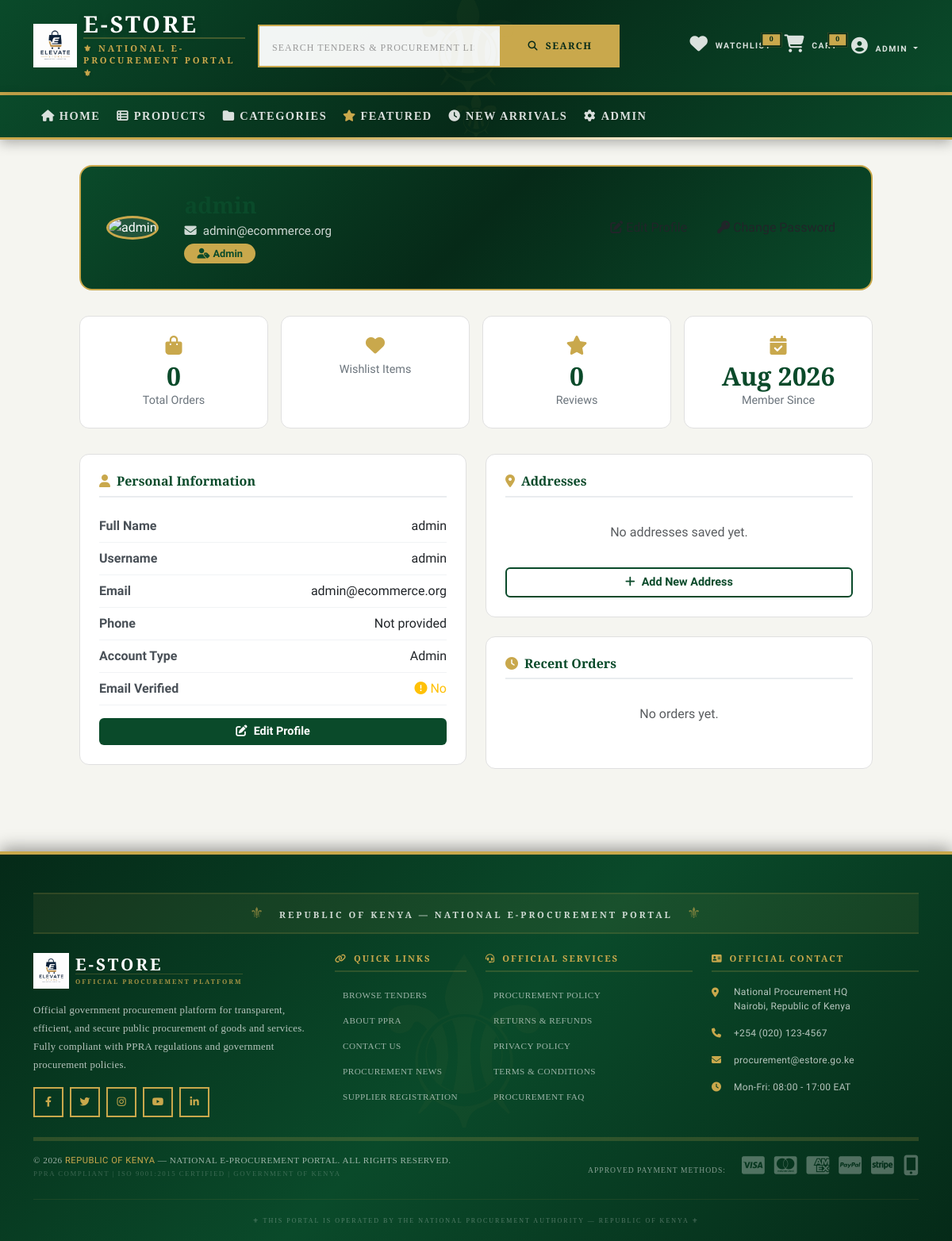
The page /accounts/profile/ (signed in) on the database its author committed.
### apps/accounts/models.py (models this page shows, shortened)
class User(AbstractUser):
    USER_TYPES = (
        ('customer', 'Customer'),
        ('vendor', 'Vendor'),
        ('admin', 'Admin'),
        ('moderator', 'Moderator'),
    )
    email = models.EmailField(unique=True)
    phone_number = models.CharField(
        max_length=15,
        validators=[RegexValidator(r'^\+?1?\d{9,15}$', 'Enter a valid phone number')],
        blank=True
    )
    user_type = models.CharField(max_length=20, choices=USER_TYPES, default='customer')
    profile_picture = models.ImageField(upload_to='users/profiles/', null=True, blank=True)
    bio = models.TextField(max_length=500, blank=True)
    address = models.TextField(blank=True)
    city = models.CharField(max_length=100, blank=True)
    state = models.CharField(max_length=100, blank=True)
    country = models.CharField(max_length=100, blank=True)
    postal_code = models.CharField(max_length=20, blank=True)
    is_email_verified = models.BooleanField(default=False)
    is_phone_verified = models.BooleanField(default=False)
    is_blocked = models.BooleanField(default=False)
    is_banned = models.BooleanField(default=False)
    last_login_ip = models.GenericIPAddressField(null=True, blank=True)
    created_at = models.DateTimeField(auto_now_add=True)
    updated_at = models.DateTimeField(auto_now=True)
    deleted_at = models.DateTimeField(null=True, blank=True)
    currency = models.CharField(max_length=3, default='KES')
    language = models.CharField(max_length=10, default='en')
    email_notifications = models.BooleanField(default=True)
    sms_notifications = models.BooleanField(default=False)
    store_name = models.CharField(max_length=200, blank=True)
    store_description = models.TextField(blank=True)
    store_logo = models.ImageField(upload_to='stores/logos/', null=True, blank=True)
    store_banner = models.ImageField(upload_to='stores/banners/', null=True, blank=True)
    is_store_active = models.BooleanField(default=False)
    business_license = models.CharField(max_length=100, blank=True)
    tax_id = models.CharField(max_length=100, blank=True)
    bank_account = models.CharField(max_length=100, blank=True)
    bank_name = models.CharField(max_length=100, blank=True)
    two_factor_enabled = models.BooleanField(default=False)
    device_tokens = models.JSONField(default=list, blank=True)
    failed_login_attempts = models.PositiveIntegerField(default=0)
    locked_until = models.DateTimeField(null=True, blank=True)
    verification_token = models.UUIDField(default=uuid.uuid4, editable=False, unique=True)
    reset_token = models.UUIDField(null=True, blank=True)
    reset_token_expires = models.DateTimeField(null=True, blank=True)
    groups = models.ManyToManyField(Group, related_name='custom_user_groups', blank=True)
    user_permissions = models.ManyToManyField(Permission, related_name='custom_user_permissions', blank=True)
    class Meta:
        ordering = ['-date_joined']
        indexes = [
            models.Index(fields=['email']),
            models.Index(fields=['username']),
            models.Index(fields=['phone_number']),
            models.Index(fields=['user_type']),
            models.Index(fields=['is_active', 'is_blocked']),
        ]
    @property
    def full_name(self):
        return f"{self.first_name} {self.last_name}".strip() or self.username
    @property
    def is_vendor(self):
        return self.user_type == 'vendor'

### apps/accounts/views.py (the view)
# urls.py: path('profile/', views.profile, name='profile'),
@login_required
def profile(request):
    user = request.user
    addresses = user.addresses.filter(is_active=True)
    orders = user.orders.all().order_by('-created_at')[:5]
    context = {
        'user': user,
        'addresses': addresses,
        'orders': orders,
    }
    return render(request, 'accounts/profile.html', context)

### apps/accounts/templates/accounts/profile.html (shortened to what this page needs)
{% extends 'base.html' %}
{% load static %}
{% block content %}
<div class="container">
    <div class="profile-container">
        <div class="profile-header">
            <div>
                {% if user.profile_picture %}
                    <img src="{{ user.profile_picture.url }}" alt="{{ user.full_name }}" class="avatar">
                {% else %}
                    <img src="{% static 'images/default-avatar.png' %}" alt="{{ user.full_name }}" class="avatar">
                {% endif %}
            </div>
            <div class="user-info">
                <h3>{{ user.full_name }}</h3>
                <div class="user-email"><i class="fas fa-envelope me-2"></i>{{ user.email }}</div>
                <span class="user-role">
                    <i class="fas fa-user-tag me-1"></i>{{ user.get_user_type_display }}
                </span>
            </div>
            <div class="user-actions">
                <a href="{% url 'accounts:edit_profile' %}" class="btn btn-edit">
                    <i class="fas fa-edit me-1"></i>Edit Profile
                </a>
                <a href="{% url 'accounts:change_password' %}" class="btn btn-edit-outline">
                    <i class="fas fa-key me-1"></i>Change Password
                </a>
            </div>
        </div>
        <div class="profile-stats">
            <div class="stat-item">
                <i class="fas fa-shopping-bag"></i>
                <h4>{{ user.orders.count }}</h4>
                <p>Total Orders</p>
            </div>
            <div class="stat-item">
                <i class="fas fa-heart"></i>
                <p>Wishlist Items</p>
            </div>
            <div class="stat-item">
                <i class="fas fa-star"></i>
                <h4>{{ user.reviews.count }}</h4>
                <p>Reviews</p>
            </div>
            <div class="stat-item">
                <i class="fas fa-calendar-check"></i>
                <h4>{{ user.date_joined|date:"M Y" }}</h4>
                <p>Member Since</p>
            </div>
        </div>
        <div class="row">
            <div class="col-md-6">
                <div class="profile-card">
                    <h6 class="card-title"><i class="fas fa-user"></i>Personal Information</h6>
                    <div class="info-item">
                        <span class="label">Full Name</span>
                        <span class="value">{{ user.full_name }}</span>
                    </div>
                    <div class="info-item">
                        <span class="label">Username</span>
                        <span class="value">{{ user.username }}</span>
                    </div>
                    <div class="info-item">
                        <span class="label">Email</span>
                        <span class="value">{{ user.email }}</span>
                    </div>
                    <div class="info-item">
                        <span class="label">Phone</span>
                        <span class="value">{{ user.phone_number|default:"Not provided" }}</span>
                    </div>
                    <div class="info-item">
                        <span class="label">Account Type</span>
                        <span class="value">{{ user.get_user_type_display }}</span>
                    </div>
                    <div class="info-item">
                        <span class="label">Email Verified</span>
                        <span class="value">
                            {% if user.is_email_verified %}
                                <span class="text-success"><i class="fas fa-check-circle"></i> Yes</span>
                            {% else %}
                                <span class="text-warning"><i class="fas fa-exclamation-circle"></i> No</span>
                            {% endif %}
                        </span>
                    </div>
                    <div class="mt-3">
                        <a href="{% url 'accounts:edit_profile' %}" class="btn btn-edit w-100">
                            <i class="fas fa-edit me-2"></i>Edit Profile
                        </a>
                    </div>
                </div>
            </div>
            <div class="col-md-6">
                <div class="profile-card">
                    <h6 class="card-title"><i class="fas fa-map-marker-alt"></i>Addresses</h6>
                    {% if addresses %}
                        {% for address in addresses|slice:":3" %}
                            <div class="info-item">
                                <span class="label">
                                    {% if address.is_default %}
                                        <span class="badge bg-success">Default</span>
                                    {% endif %}
                                    {{ address.address_type|title }}
                                </span>
                                <span class="value">
                                    {{ address.address_line1 }}, {{ address.city }}
                                    <br><small>{{ address.country }}</small>
                                </span>
                            </div>
                        {% endfor %}
                        {% if addresses.count > 3 %}
                            <div class="text-center mt-2">
                                <small class="text-muted">+{{ addresses.count|add:"-3" }} more addresses</small>
                            </div>
                        {% endif %}
                    {% else %}
                        <p class="text-muted text-center py-3">No addresses saved yet.</p>
                    {% endif %}
                    <div class="mt-3">
                        <a href="{% url 'accounts:add_address' %}" class="btn btn-edit-outline w-100">
                            <i class="fas fa-plus me-2"></i>Add New Address
                        </a>
                    </div>
                </div>
                <div class="profile-card">
                    <h6 class="card-title"><i class="fas fa-clock"></i>Recent Orders</h6>
                    {% if user.orders.all|slice:":3" %}
                        {% for order in user.orders.all|slice:":3" %}
                            <div class="info-item">
                                <span class="label">#{{ order.order_number }}</span>
                                <span class="value">
                                    <span class="badge bg-{{ order.status }}">
                                        {{ order.get_status_display }}
                                    </span>
                                    <br><small>KES {{ order.total_amount }}</small>
                                </span>
                            </div>
                        {% endfor %}
                        <div class="mt-3">
                            <a href="{% url 'orders:order_history' %}" class="btn btn-edit-outline w-100">
                                <i class="fas fa-list me-2"></i>View All Orders
                            </a>
                        </div>
                    {% else %}
                        <p class="text-muted text-center py-3">No orders yet.</p>
                    {% endif %}
                </div>
            </div>
        </div>
    </div>
</div>
{% endblock %}

### templates/includes/header.html (shortened to what this page needs)
{% load static %}
<header class="header bg-primary-green text-white border-bottom border-gold">
    <div class="container py-3">
        <div class="row align-items-center g-3">
            <div class="col-md-3 col-6">
                <a href="{% url 'products:home' %}" class="text-decoration-none d-flex align-items-center">
                    <img src="{% static 'images/ecommerce.png' %}" alt="National E-Procurement Portal Logo" height="55" class="me-2">
                    <div>
                        <h1 class="mb-0 text-white fw-bold gov-title" style="font-family: 'Playfair Display', serif; text-transform: uppercase; letter-spacing: 3px; font-size: 1.8rem; line-height: 1;">
                            E-STORE
                        </h1>
                        <div class="gov-subtitle-wrapper mt-1">
                            <span class="text-gold gov-subtitle" style="font-family: 'Merriweather', serif; font-size: 0.7rem; letter-spacing: 3px; text-transform: uppercase; font-weight: 700; display: block; border-top: 2px solid rgba(201, 168, 76, 0.3); padding-top: 3px;">
                                ⚜ NATIONAL E-PROCUREMENT PORTAL ⚜
                            </span>
                        </div>
                    </div>
                </a>
            </div>
            <div class="col-md-5 d-none d-md-block">
                <form action="{% url 'products:search' %}" method="get" class="d-flex">
                    <input type="search" name="q" class="form-control form-control-lg gov-search"
                           style="border-radius: 0; border: 2px solid var(--gov-gold); background: rgba(255,255,255,0.95); font-family: 'Merriweather', serif; font-weight: 400; letter-spacing: 0.5px;"
                           placeholder="SEARCH TENDERS & PROCUREMENT LISTINGS..." value="{{ request.GET.q }}">
                    <button type="submit" class="btn gov-search-btn"
                            style="background: var(--gov-gold); color: var(--gov-green-dark); border-radius: 0; border: 2px solid var(--gov-gold); font-weight: 700; font-family: 'Merriweather', serif; text-transform: uppercase; letter-spacing: 1px; padding: 0 1.5rem;">
                        <i class="fas fa-search me-1"></i> SEARCH
                    </button>
                </form>
            </div>
            <div class="col-md-4 col-6">
                <div class="d-flex justify-content-end align-items-center gap-3">
                    <a href="{% url 'wishlist:view' %}" class="text-white position-relative gov-action-link" style="text-decoration: none; font-family: 'Merriweather', serif; font-weight: 700; text-transform: uppercase; font-size: 0.65rem; letter-spacing: 1px;">
                        <i class="fas fa-heart fa-lg"></i>
                        <span class="position-absolute top-0 start-100 translate-middle badge rounded-pill gov-badge"
                              style="background: var(--gov-gold); color: var(--gov-green-dark); font-weight: 900; font-family: 'Merriweather', serif; font-size: 0.55rem; border: 2px solid var(--gov-green-dark);">
                            {{ wishlist_count|default:0 }}
                        </span>
                        <span class="d-none d-md-inline ms-1">WATCHLIST</span>
                    </a>
                    <a href="{% url 'cart:view' %}" class="text-white position-relative gov-action-link" style="text-decoration: none; font-family: 'Merriweather', serif; font-weight: 700; text-transform: uppercase; font-size: 0.65rem; letter-spacing: 1px;">
                        <i class="fas fa-shopping-cart fa-lg"></i>
                        <span class="position-absolute top-0 start-100 translate-middle badge rounded-pill gov-badge"
                              style="background: var(--gov-gold); color: var(--gov-green-dark); font-weight: 900; font-family: 'Merriweather', serif; font-size: 0.55rem; border: 2px solid var(--gov-green-dark);">
                            {{ cart_total_items|default:0 }}
                        </span>
                        <span class="d-none d-md-inline ms-1">CART</span>
                    </a>
                    {% if user.is_authenticated %}
                        <div class="dropdown">
                            <button class="btn btn-link text-white dropdown-toggle p-0 gov-user-btn" data-bs-toggle="dropdown"
                                    style="text-decoration: none; font-family: 'Merriweather', serif; font-weight: 700; text-transform: uppercase; font-size: 0.65rem; letter-spacing: 1px;">
                                <i class="fas fa-user-circle fa-2x me-1"></i>
                                <span class="d-none d-md-inline">{{ user.full_name|truncatechars:12 }}</span>
                            </button>
                        </div>
                    {% endif %}
                </div>
            </div>
        </div>
    </div>
</header>

### rows shown on the page
User: full_name "ADMIN", email "admin@ecommerce.org", user_type "Admin", orders.count "0", reviews.count "0", date_joined "Aug 2026", full_name "admin", username "admin", phone_number "Not provided"

### other values the page prints
{{ wishlist_count|default:0 }} "0"
{{ cart_total_items|default:0 }} "0"
